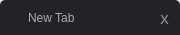
<?xml version="1.0" encoding="UTF-8"?>
<ui version="4.0">
 <class>tabWidget</class>
 <widget class="QWidget" name="tabWidget">
  <property name="geometry">
   <rect>
    <x>0</x>
    <y>0</y>
    <width>180</width>
    <height>35</height>
   </rect>
  </property>
  <property name="minimumSize">
   <size>
    <width>40</width>
    <height>35</height>
   </size>
  </property>
  <property name="maximumSize">
   <size>
    <width>180</width>
    <height>35</height>
   </size>
  </property>
  <property name="windowTitle">
   <string>Form</string>
  </property>
  <layout class="QHBoxLayout" name="horizontalLayout">
   <property name="spacing">
    <number>0</number>
   </property>
   <property name="leftMargin">
    <number>0</number>
   </property>
   <property name="topMargin">
    <number>0</number>
   </property>
   <property name="rightMargin">
    <number>0</number>
   </property>
   <property name="bottomMargin">
    <number>0</number>
   </property>
   <item>
    <widget class="QWidget" name="tabWidget_2" native="true">
     <property name="minimumSize">
      <size>
       <width>40</width>
       <height>35</height>
      </size>
     </property>
     <property name="maximumSize">
      <size>
       <width>180</width>
       <height>35</height>
      </size>
     </property>
     <property name="styleSheet">
      <string notr="true">QWidget{
	background-color:rgb(35, 34, 39);
	color:rgb(170, 170, 170);
	border-top-left-radius:5px;
	border-top-right-radius:5px;
	padding:2px;
}</string>
     </property>
     <layout class="QHBoxLayout" name="horizontalLayout_2">
      <property name="spacing">
       <number>0</number>
      </property>
      <property name="leftMargin">
       <number>3</number>
      </property>
      <property name="topMargin">
       <number>0</number>
      </property>
      <property name="rightMargin">
       <number>3</number>
      </property>
      <property name="bottomMargin">
       <number>0</number>
      </property>
      <item>
       <widget class="QLabel" name="label">
        <property name="minimumSize">
         <size>
          <width>20</width>
          <height>20</height>
         </size>
        </property>
        <property name="maximumSize">
         <size>
          <width>20</width>
          <height>20</height>
         </size>
        </property>
        <property name="text">
         <string/>
        </property>
       </widget>
      </item>
      <item>
       <widget class="QLabel" name="tabLabel">
        <property name="minimumSize">
         <size>
          <width>10</width>
          <height>25</height>
         </size>
        </property>
        <property name="maximumSize">
         <size>
          <width>150</width>
          <height>25</height>
         </size>
        </property>
        <property name="text">
         <string>New Tab</string>
        </property>
       </widget>
      </item>
      <item>
       <spacer name="horizontalSpacer">
        <property name="orientation">
         <enum>Qt::Horizontal</enum>
        </property>
        <property name="sizeType">
         <enum>QSizePolicy::Preferred</enum>
        </property>
        <property name="sizeHint" stdset="0">
         <size>
          <width>40</width>
          <height>20</height>
         </size>
        </property>
       </spacer>
      </item>
      <item>
       <widget class="QPushButton" name="tabPushButton">
        <property name="minimumSize">
         <size>
          <width>25</width>
          <height>25</height>
         </size>
        </property>
        <property name="maximumSize">
         <size>
          <width>25</width>
          <height>25</height>
         </size>
        </property>
        <property name="font">
         <font>
          <pointsize>13</pointsize>
         </font>
        </property>
        <property name="styleSheet">
         <string notr="true">QPushButton{
	background-color:rgba(0, 0, 0, 0);
	color:rgb(144, 144, 144);
}
QPushButton:hover{
	color:rgb(255, 255, 255);
}
QPushButton:pressed{
	padding-top:5px;
	padding-left:5px;
}</string>
        </property>
        <property name="text">
         <string>x</string>
        </property>
       </widget>
      </item>
     </layout>
    </widget>
   </item>
  </layout>
 </widget>
 <resources/>
 <connections/>
</ui>
